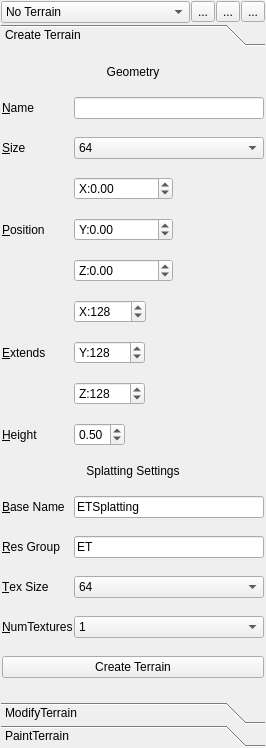
<ui version="4.0" >
 <class>TerrainManagerUi</class>
 <widget class="QWidget" name="TerrainManagerUi" >
  <property name="geometry" >
   <rect>
    <x>0</x>
    <y>0</y>
    <width>266</width>
    <height>748</height>
   </rect>
  </property>
  <property name="windowTitle" >
   <string>Form</string>
  </property>
  <layout class="QGridLayout" name="gridLayout_2" >
   <property name="margin" >
    <number>1</number>
   </property>
   <property name="spacing" >
    <number>1</number>
   </property>
   <item row="0" column="0" >
    <widget class="QComboBox" name="terrainListComboBox" >
     <item>
      <property name="text" >
       <string>No Terrain</string>
      </property>
     </item>
    </widget>
   </item>
   <item row="0" column="1" >
    <widget class="QToolButton" name="toggleTerrainVisibilityButton" >
     <property name="toolTip" >
      <string>Delete the current terrain</string>
     </property>
     <property name="text" >
      <string>...</string>
     </property>
     <property name="icon" >
      <iconset resource="../src/media/icons/icons.qrc" >
       <normaloff>:/iconsPref/14_layer_invisible.png</normaloff>
       <normalon>:/iconsPref/14_layer_visible.png</normalon>:/iconsPref/14_layer_invisible.png</iconset>
     </property>
     <property name="checkable" >
      <bool>true</bool>
     </property>
    </widget>
   </item>
   <item row="0" column="2" >
    <widget class="QToolButton" name="editTerrainButton" >
     <property name="toolTip" >
      <string>Delete the current terrain</string>
     </property>
     <property name="text" >
      <string>...</string>
     </property>
     <property name="icon" >
      <iconset resource="../src/media/icons/icons.qrc" >
       <normaloff>:/iconsPref/colors.png</normaloff>:/iconsPref/colors.png</iconset>
     </property>
     <property name="checkable" >
      <bool>true</bool>
     </property>
    </widget>
   </item>
   <item row="0" column="3" >
    <widget class="QToolButton" name="deleteTerrainButton" >
     <property name="toolTip" >
      <string>Delete the current terrain</string>
     </property>
     <property name="text" >
      <string>...</string>
     </property>
     <property name="icon" >
      <iconset resource="../src/media/icons/icons.qrc" >
       <normaloff>:/iconsPref/editdelete.png</normaloff>:/iconsPref/editdelete.png</iconset>
     </property>
    </widget>
   </item>
   <item row="1" column="0" colspan="4" >
    <widget class="QToolBox" name="toolBox" >
     <property name="frameShape" >
      <enum>QFrame::NoFrame</enum>
     </property>
     <property name="frameShadow" >
      <enum>QFrame::Sunken</enum>
     </property>
     <property name="currentIndex" >
      <number>0</number>
     </property>
     <property name="tabSpacing" >
      <number>1</number>
     </property>
     <widget class="QWidget" name="page" >
      <property name="geometry" >
       <rect>
        <x>0</x>
        <y>0</y>
        <width>264</width>
        <height>634</height>
       </rect>
      </property>
      <attribute name="label" >
       <string>Create Terrain</string>
      </attribute>
      <layout class="QGridLayout" name="gridLayout" >
       <property name="margin" >
        <number>1</number>
       </property>
       <property name="spacing" >
        <number>1</number>
       </property>
       <item row="0" column="0" colspan="2" >
        <widget class="QLabel" name="label_6" >
         <property name="sizePolicy" >
          <sizepolicy vsizetype="Fixed" hsizetype="Preferred" >
           <horstretch>0</horstretch>
           <verstretch>0</verstretch>
          </sizepolicy>
         </property>
         <property name="text" >
          <string>Geometry</string>
         </property>
         <property name="alignment" >
          <set>Qt::AlignCenter</set>
         </property>
         <property name="buddy" >
          <cstring>nameLineEdit</cstring>
         </property>
        </widget>
       </item>
       <item row="1" column="0" >
        <widget class="QLabel" name="label" >
         <property name="toolTip" >
          <string>Name of the terrain</string>
         </property>
         <property name="text" >
          <string>&amp;Name</string>
         </property>
         <property name="buddy" >
          <cstring>nameLineEdit</cstring>
         </property>
        </widget>
       </item>
       <item row="1" column="1" >
        <widget class="QLineEdit" name="nameLineEdit" >
         <property name="toolTip" >
          <string>Name of the terrain</string>
         </property>
        </widget>
       </item>
       <item row="2" column="0" >
        <widget class="QLabel" name="label_2" >
         <property name="toolTip" >
          <string>Vertex density</string>
         </property>
         <property name="text" >
          <string>&amp;Size</string>
         </property>
         <property name="buddy" >
          <cstring>sizeComboBox</cstring>
         </property>
        </widget>
       </item>
       <item row="2" column="1" >
        <widget class="QComboBox" name="sizeComboBox" >
         <property name="toolTip" >
          <string>Vertex density</string>
         </property>
         <property name="currentIndex" >
          <number>3</number>
         </property>
         <item>
          <property name="text" >
           <string>8</string>
          </property>
         </item>
         <item>
          <property name="text" >
           <string>16</string>
          </property>
         </item>
         <item>
          <property name="text" >
           <string>32</string>
          </property>
         </item>
         <item>
          <property name="text" >
           <string>64</string>
          </property>
         </item>
         <item>
          <property name="text" >
           <string>128</string>
          </property>
         </item>
         <item>
          <property name="text" >
           <string>256</string>
          </property>
         </item>
         <item>
          <property name="text" >
           <string>512</string>
          </property>
         </item>
         <item>
          <property name="text" >
           <string>1024</string>
          </property>
         </item>
        </widget>
       </item>
       <item row="3" column="1" >
        <widget class="QDoubleSpinBox" name="positionSpinBoxX" >
         <property name="sizePolicy" >
          <sizepolicy vsizetype="Fixed" hsizetype="Fixed" >
           <horstretch>0</horstretch>
           <verstretch>0</verstretch>
          </sizepolicy>
         </property>
         <property name="toolTip" >
          <string>Position of the terrain</string>
         </property>
         <property name="prefix" >
          <string>X:</string>
         </property>
         <property name="minimum" >
          <double>-999999999.000000000000000</double>
         </property>
         <property name="maximum" >
          <double>999999999.000000000000000</double>
         </property>
         <property name="value" >
          <double>0.000000000000000</double>
         </property>
        </widget>
       </item>
       <item row="4" column="0" >
        <widget class="QLabel" name="label_11" >
         <property name="toolTip" >
          <string>Position of the terrain</string>
         </property>
         <property name="text" >
          <string>&amp;Position</string>
         </property>
         <property name="buddy" >
          <cstring>extendsSpinBoxX</cstring>
         </property>
        </widget>
       </item>
       <item row="4" column="1" >
        <widget class="QDoubleSpinBox" name="positionSpinBoxY" >
         <property name="sizePolicy" >
          <sizepolicy vsizetype="Fixed" hsizetype="Fixed" >
           <horstretch>0</horstretch>
           <verstretch>0</verstretch>
          </sizepolicy>
         </property>
         <property name="toolTip" >
          <string>Position of the terrain</string>
         </property>
         <property name="prefix" >
          <string>Y:</string>
         </property>
         <property name="minimum" >
          <double>-999999999.000000000000000</double>
         </property>
         <property name="maximum" >
          <double>999999999.000000000000000</double>
         </property>
        </widget>
       </item>
       <item row="5" column="1" >
        <widget class="QDoubleSpinBox" name="positionSpinBoxZ" >
         <property name="sizePolicy" >
          <sizepolicy vsizetype="Fixed" hsizetype="Fixed" >
           <horstretch>0</horstretch>
           <verstretch>0</verstretch>
          </sizepolicy>
         </property>
         <property name="toolTip" >
          <string>Position of the terrain</string>
         </property>
         <property name="prefix" >
          <string>Z:</string>
         </property>
         <property name="suffix" >
          <string/>
         </property>
         <property name="minimum" >
          <double>-999999999.000000000000000</double>
         </property>
         <property name="maximum" >
          <double>999999999.000000000000000</double>
         </property>
        </widget>
       </item>
       <item row="6" column="1" >
        <widget class="QSpinBox" name="extendsSpinBoxX" >
         <property name="sizePolicy" >
          <sizepolicy vsizetype="Fixed" hsizetype="Fixed" >
           <horstretch>0</horstretch>
           <verstretch>0</verstretch>
          </sizepolicy>
         </property>
         <property name="toolTip" >
          <string>The extends of the terrain</string>
         </property>
         <property name="correctionMode" >
          <enum>QAbstractSpinBox::CorrectToNearestValue</enum>
         </property>
         <property name="suffix" >
          <string/>
         </property>
         <property name="prefix" >
          <string>X:</string>
         </property>
         <property name="minimum" >
          <number>0</number>
         </property>
         <property name="maximum" >
          <number>10000</number>
         </property>
         <property name="value" >
          <number>128</number>
         </property>
        </widget>
       </item>
       <item row="7" column="0" >
        <widget class="QLabel" name="label_3" >
         <property name="toolTip" >
          <string>The extends of the terrain</string>
         </property>
         <property name="text" >
          <string>&amp;Extends</string>
         </property>
         <property name="buddy" >
          <cstring>extendsSpinBoxX</cstring>
         </property>
        </widget>
       </item>
       <item row="7" column="1" >
        <widget class="QSpinBox" name="extendsSpinBoxY" >
         <property name="sizePolicy" >
          <sizepolicy vsizetype="Fixed" hsizetype="Fixed" >
           <horstretch>0</horstretch>
           <verstretch>0</verstretch>
          </sizepolicy>
         </property>
         <property name="toolTip" >
          <string>The extends of the terrain</string>
         </property>
         <property name="correctionMode" >
          <enum>QAbstractSpinBox::CorrectToNearestValue</enum>
         </property>
         <property name="suffix" >
          <string/>
         </property>
         <property name="prefix" >
          <string>Y:</string>
         </property>
         <property name="minimum" >
          <number>0</number>
         </property>
         <property name="maximum" >
          <number>10000</number>
         </property>
         <property name="value" >
          <number>128</number>
         </property>
        </widget>
       </item>
       <item row="8" column="1" >
        <widget class="QSpinBox" name="extendsSpinBoxZ" >
         <property name="sizePolicy" >
          <sizepolicy vsizetype="Fixed" hsizetype="Fixed" >
           <horstretch>0</horstretch>
           <verstretch>0</verstretch>
          </sizepolicy>
         </property>
         <property name="toolTip" >
          <string>The extends of the terrain</string>
         </property>
         <property name="correctionMode" >
          <enum>QAbstractSpinBox::CorrectToNearestValue</enum>
         </property>
         <property name="suffix" >
          <string/>
         </property>
         <property name="prefix" >
          <string>Z:</string>
         </property>
         <property name="minimum" >
          <number>0</number>
         </property>
         <property name="maximum" >
          <number>10000</number>
         </property>
         <property name="value" >
          <number>128</number>
         </property>
        </widget>
       </item>
       <item row="9" column="0" >
        <widget class="QLabel" name="label_10" >
         <property name="toolTip" >
          <string>&lt;!DOCTYPE HTML PUBLIC "-//W3C//DTD HTML 4.0//EN" "http://www.w3.org/TR/REC-html40/strict.dtd">
&lt;html>&lt;head>&lt;meta name="qrichtext" content="1" />&lt;style type="text/css">
p, li { white-space: pre-wrap; }
&lt;/style>&lt;/head>&lt;body style=" font-family:'Sans Serif'; font-size:9pt; font-weight:400; font-style:normal;">
&lt;p style=" margin-top:0px; margin-bottom:0px; margin-left:0px; margin-right:0px; -qt-block-indent:0; text-indent:0px;">This value means how high the vertices are placed in relation to the terrain extend in Y.&lt;/p>
&lt;p style=" margin-top:0px; margin-bottom:0px; margin-left:0px; margin-right:0px; -qt-block-indent:0; text-indent:0px;">This means when you have a terrain extend in Y by 100 and the terrain height is 0.5&lt;/p>
&lt;p style=" margin-top:0px; margin-bottom:0px; margin-left:0px; margin-right:0px; -qt-block-indent:0; text-indent:0px;">the vertices are placed in at height 50.&lt;/p>
&lt;p style=" margin-top:0px; margin-bottom:0px; margin-left:0px; margin-right:0px; -qt-block-indent:0; text-indent:0px;">&lt;img src=":/helpPref/TerrainExtends1.png" />&lt;/p>&lt;/body>&lt;/html></string>
         </property>
         <property name="text" >
          <string>&amp;Height</string>
         </property>
         <property name="buddy" >
          <cstring>extendsSpinBoxX</cstring>
         </property>
        </widget>
       </item>
       <item row="9" column="1" >
        <widget class="QDoubleSpinBox" name="terrainHeightSpinBox" >
         <property name="sizePolicy" >
          <sizepolicy vsizetype="Fixed" hsizetype="Fixed" >
           <horstretch>0</horstretch>
           <verstretch>0</verstretch>
          </sizepolicy>
         </property>
         <property name="toolTip" >
          <string>&lt;!DOCTYPE HTML PUBLIC "-//W3C//DTD HTML 4.0//EN" "http://www.w3.org/TR/REC-html40/strict.dtd">
&lt;html>&lt;head>&lt;meta name="qrichtext" content="1" />&lt;style type="text/css">
p, li { white-space: pre-wrap; }
&lt;/style>&lt;/head>&lt;body style=" font-family:'Sans Serif'; font-size:9pt; font-weight:400; font-style:normal;">
&lt;p style=" margin-top:0px; margin-bottom:0px; margin-left:0px; margin-right:0px; -qt-block-indent:0; text-indent:0px;">This value means how high the vertices are placed in relation to the terrain extend in Y.&lt;/p>
&lt;p style=" margin-top:0px; margin-bottom:0px; margin-left:0px; margin-right:0px; -qt-block-indent:0; text-indent:0px;">This means when you have a terrain extend in Y by 100 and the terrain height is 0.5&lt;/p>
&lt;p style=" margin-top:0px; margin-bottom:0px; margin-left:0px; margin-right:0px; -qt-block-indent:0; text-indent:0px;">the vertices are placed in at height 50.&lt;/p>
&lt;p style=" margin-top:0px; margin-bottom:0px; margin-left:0px; margin-right:0px; -qt-block-indent:0; text-indent:0px;">&lt;img src=":/helpPref/TerrainExtends1.png" />&lt;/p>&lt;/body>&lt;/html></string>
         </property>
         <property name="maximum" >
          <double>1.000000000000000</double>
         </property>
         <property name="singleStep" >
          <double>0.100000000000000</double>
         </property>
         <property name="value" >
          <double>0.500000000000000</double>
         </property>
        </widget>
       </item>
       <item row="10" column="0" colspan="2" >
        <widget class="QLabel" name="label_7" >
         <property name="sizePolicy" >
          <sizepolicy vsizetype="Fixed" hsizetype="Preferred" >
           <horstretch>0</horstretch>
           <verstretch>0</verstretch>
          </sizepolicy>
         </property>
         <property name="text" >
          <string>Splatting Settings</string>
         </property>
         <property name="alignment" >
          <set>Qt::AlignCenter</set>
         </property>
         <property name="buddy" >
          <cstring>baseNameLineEdit</cstring>
         </property>
        </widget>
       </item>
       <item row="11" column="0" >
        <widget class="QLabel" name="label_4" >
         <property name="toolTip" >
          <string>Base name for the map textures (will be appended by their number)</string>
         </property>
         <property name="text" >
          <string>&amp;Base Name</string>
         </property>
         <property name="buddy" >
          <cstring>baseNameLineEdit</cstring>
         </property>
        </widget>
       </item>
       <item row="11" column="1" >
        <widget class="QLineEdit" name="baseNameLineEdit" >
         <property name="toolTip" >
          <string>Base name for the map textures (will be appended by their number)</string>
         </property>
         <property name="text" >
          <string>ETSplatting</string>
         </property>
        </widget>
       </item>
       <item row="12" column="0" >
        <widget class="QLabel" name="label_5" >
         <property name="toolTip" >
          <string>The resource group the textures will be placed in</string>
         </property>
         <property name="text" >
          <string>&amp;Res Group</string>
         </property>
         <property name="buddy" >
          <cstring>resGroupLineEdit</cstring>
         </property>
        </widget>
       </item>
       <item row="12" column="1" >
        <widget class="QLineEdit" name="resGroupLineEdit" >
         <property name="toolTip" >
          <string>The resource group the textures will be placed in</string>
         </property>
         <property name="text" >
          <string>ET</string>
         </property>
        </widget>
       </item>
       <item row="13" column="0" >
        <widget class="QLabel" name="label_8" >
         <property name="toolTip" >
          <string>Texture size in pixels</string>
         </property>
         <property name="text" >
          <string>&amp;Tex Size</string>
         </property>
         <property name="buddy" >
          <cstring>texSizeComboBox</cstring>
         </property>
        </widget>
       </item>
       <item row="13" column="1" >
        <widget class="QComboBox" name="texSizeComboBox" >
         <property name="toolTip" >
          <string>Texture size in pixels</string>
         </property>
         <item>
          <property name="text" >
           <string>64</string>
          </property>
         </item>
         <item>
          <property name="text" >
           <string>128</string>
          </property>
         </item>
         <item>
          <property name="text" >
           <string>256</string>
          </property>
         </item>
         <item>
          <property name="text" >
           <string>512</string>
          </property>
         </item>
         <item>
          <property name="text" >
           <string>1024</string>
          </property>
         </item>
        </widget>
       </item>
       <item row="14" column="0" >
        <widget class="QLabel" name="label_9" >
         <property name="toolTip" >
          <string>Number of splatting textures (Layers)</string>
         </property>
         <property name="text" >
          <string>&amp;NumTextures</string>
         </property>
         <property name="buddy" >
          <cstring>numTexturesComboBox</cstring>
         </property>
        </widget>
       </item>
       <item row="14" column="1" >
        <widget class="QComboBox" name="numTexturesComboBox" >
         <property name="toolTip" >
          <string>Number of splatting textures (Layers)</string>
         </property>
         <item>
          <property name="text" >
           <string>1</string>
          </property>
         </item>
         <item>
          <property name="text" >
           <string>2</string>
          </property>
         </item>
         <item>
          <property name="text" >
           <string>3</string>
          </property>
         </item>
         <item>
          <property name="text" >
           <string>4</string>
          </property>
         </item>
         <item>
          <property name="text" >
           <string>5</string>
          </property>
         </item>
         <item>
          <property name="text" >
           <string>6</string>
          </property>
         </item>
        </widget>
       </item>
       <item row="15" column="0" colspan="2" >
        <widget class="QPushButton" name="createTerrainButton" >
         <property name="text" >
          <string>Create Terrain</string>
         </property>
        </widget>
       </item>
      </layout>
     </widget>
     <widget class="QWidget" name="page_2" >
      <property name="geometry" >
       <rect>
        <x>0</x>
        <y>0</y>
        <width>264</width>
        <height>634</height>
       </rect>
      </property>
      <attribute name="label" >
       <string>ModifyTerrain</string>
      </attribute>
      <layout class="QGridLayout" name="gridLayout_3" >
       <property name="margin" >
        <number>1</number>
       </property>
       <property name="spacing" >
        <number>1</number>
       </property>
       <item row="0" column="0" colspan="4" >
        <widget class="QComboBox" name="terrainModToolComboBox" >
         <property name="toolTip" >
          <string>Terrain tools</string>
         </property>
         <item>
          <property name="text" >
           <string>Flatten</string>
          </property>
         </item>
         <item>
          <property name="text" >
           <string>Lower</string>
          </property>
         </item>
         <item>
          <property name="text" >
           <string>Raise</string>
          </property>
         </item>
        </widget>
       </item>
       <item row="1" column="0" colspan="2" >
        <widget class="QLabel" name="label_12" >
         <property name="toolTip" >
          <string>The intensity wich is applied to the tool</string>
         </property>
         <property name="text" >
          <string>Intensity</string>
         </property>
         <property name="buddy" >
          <cstring>intensitySlider</cstring>
         </property>
        </widget>
       </item>
       <item row="1" column="2" >
        <widget class="QSlider" name="intensitySlider" >
         <property name="toolTip" >
          <string>The intensity wich is applied to the tool</string>
         </property>
         <property name="value" >
          <number>2</number>
         </property>
         <property name="orientation" >
          <enum>Qt::Horizontal</enum>
         </property>
        </widget>
       </item>
       <item row="1" column="3" >
        <widget class="QLabel" name="label_13" >
         <property name="toolTip" >
          <string>The intensity wich is applied to the tool</string>
         </property>
         <property name="text" >
          <string>2</string>
         </property>
        </widget>
       </item>
       <item row="2" column="1" colspan="2" >
        <widget class="QPushButton" name="brushButton" >
         <property name="sizePolicy" >
          <sizepolicy vsizetype="Fixed" hsizetype="Fixed" >
           <horstretch>0</horstretch>
           <verstretch>0</verstretch>
          </sizepolicy>
         </property>
         <property name="minimumSize" >
          <size>
           <width>130</width>
           <height>130</height>
          </size>
         </property>
         <property name="toolTip" >
          <string>The brush that is applied</string>
         </property>
         <property name="text" >
          <string>PushButton</string>
         </property>
        </widget>
       </item>
       <item row="3" column="2" >
        <spacer name="verticalSpacer" >
         <property name="orientation" >
          <enum>Qt::Vertical</enum>
         </property>
         <property name="sizeHint" stdset="0" >
          <size>
           <width>20</width>
           <height>451</height>
          </size>
         </property>
        </spacer>
       </item>
       <item row="2" column="0" >
        <widget class="QLabel" name="label_14" >
         <property name="text" >
          <string>Brush Type  </string>
         </property>
         <property name="buddy" >
          <cstring>brushButton</cstring>
         </property>
        </widget>
       </item>
      </layout>
     </widget>
     <widget class="QWidget" name="Seite" >
      <property name="geometry" >
       <rect>
        <x>0</x>
        <y>0</y>
        <width>264</width>
        <height>634</height>
       </rect>
      </property>
      <attribute name="label" >
       <string>PaintTerrain</string>
      </attribute>
     </widget>
    </widget>
   </item>
  </layout>
 </widget>
 <tabstops>
  <tabstop>terrainModToolComboBox</tabstop>
  <tabstop>intensitySlider</tabstop>
  <tabstop>brushButton</tabstop>
  <tabstop>extendsSpinBoxZ</tabstop>
  <tabstop>baseNameLineEdit</tabstop>
  <tabstop>resGroupLineEdit</tabstop>
  <tabstop>texSizeComboBox</tabstop>
  <tabstop>numTexturesComboBox</tabstop>
  <tabstop>createTerrainButton</tabstop>
  <tabstop>terrainListComboBox</tabstop>
  <tabstop>positionSpinBoxX</tabstop>
  <tabstop>positionSpinBoxY</tabstop>
  <tabstop>positionSpinBoxZ</tabstop>
  <tabstop>terrainHeightSpinBox</tabstop>
  <tabstop>nameLineEdit</tabstop>
  <tabstop>sizeComboBox</tabstop>
  <tabstop>extendsSpinBoxX</tabstop>
  <tabstop>extendsSpinBoxY</tabstop>
 </tabstops>
 <resources>
  <include location="../src/media/help/help.qrc" />
  <include location="../src/media/icons/icons.qrc" />
 </resources>
 <connections>
  <connection>
   <sender>intensitySlider</sender>
   <signal>sliderMoved(int)</signal>
   <receiver>label_13</receiver>
   <slot>setNum(int)</slot>
   <hints>
    <hint type="sourcelabel" >
     <x>162</x>
     <y>130</y>
    </hint>
    <hint type="destinationlabel" >
     <x>257</x>
     <y>132</y>
    </hint>
   </hints>
  </connection>
 </connections>
</ui>
